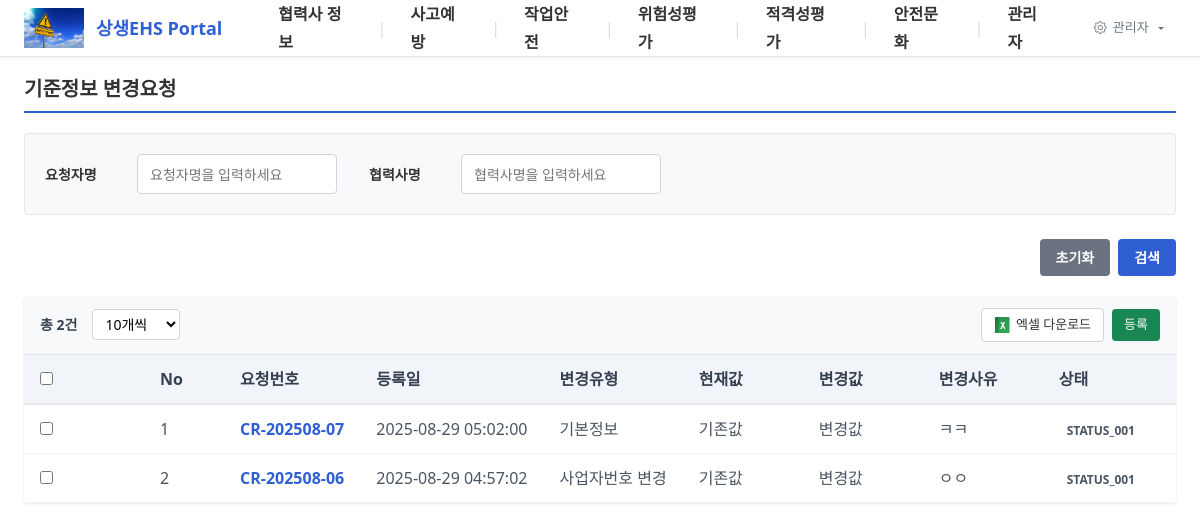
/partner-change-request, run on the app's committed database.
### tables this page shows
CREATE TABLE partner_change_requests (
                id INTEGER PRIMARY KEY AUTOINCREMENT,
                request_number TEXT UNIQUE,
                requester_name TEXT NOT NULL,
                requester_department TEXT NOT NULL,
                company_name TEXT NOT NULL,
                business_number TEXT NOT NULL,
                change_type TEXT NOT NULL,
                current_value TEXT NOT NULL,
                new_value TEXT NOT NULL,
                change_reason TEXT NOT NULL,
                status TEXT DEFAULT 'pending',
                created_at TIMESTAMP DEFAULT CURRENT_TIMESTAMP,
                updated_at TIMESTAMP DEFAULT CURRENT_TIMESTAMP
            , is_deleted INTEGER DEFAULT 0, custom_data TEXT);

CREATE TABLE dropdown_option_codes_v2 (
            id INTEGER PRIMARY KEY AUTOINCREMENT,
            board_type TEXT NOT NULL,
            column_key TEXT NOT NULL,
            option_code TEXT NOT NULL,
            option_value TEXT NOT NULL,
            display_order INTEGER DEFAULT 0,
            is_active INTEGER DEFAULT 1,
            created_at TIMESTAMP DEFAULT CURRENT_TIMESTAMP,
            updated_at TIMESTAMP DEFAULT CURRENT_TIMESTAMP,
            created_by TEXT,
            updated_by TEXT,
            UNIQUE(board_type, column_key, option_code)
        );

### app.py (the view)
@app.route("/partner-change-request")
def partner_change_request_route():
    return partner_change_request()

### app.py (called while the page is built, shortened)
def get_db_connection(timeout=10.0):
    conn = sqlite3.connect(db_config.local_db_path, timeout=timeout)
    cursor = conn.cursor()
    cursor.execute("PRAGMA journal_mode=WAL")
    cursor.execute("PRAGMA busy_timeout=5000")
    cursor.execute("PRAGMA synchronous=NORMAL")
    return conn

def init_sample_data():
    conn = partner_manager.db_config.get_sqlite_connection()
    cursor = conn.cursor()
    try:
        cursor.execute("SELECT COUNT(*) FROM partners_cache")
        count = cursor.fetchone()[0]
        cursor.execute("PRAGMA table_info(partners_cache)")
        columns = [col[1] for col in cursor.fetchall()]
        if count > 0:
            conn.close()
            return
    except Exception as e:
        logging.warning(f"데이터 확인 중 오류: {e}")

@app.before_request
def before_request():
    if request.path != '/data-recovery':
        init_db()

@app.after_request
def add_header(response):
    response.headers['Cache-Control'] = 'no-cache, no-store, must-revalidate'
    response.headers['Pragma'] = 'no-cache'
    response.headers['Expires'] = '0'
    return response

### board_services.py (called while the page is built)
    def list(self, column_key: str) -> List[Dict]:
        conn = get_db_connection(self.db_path)
        conn.row_factory = sqlite3.Row
        codes = conn.execute("""
            SELECT * FROM dropdown_option_codes_v2
            WHERE board_type = ? AND column_key = ? AND is_active = 1
            ORDER BY display_order
        """, (self.board_type, column_key)).fetchall()
        if not codes:
            codes = conn.execute("""
                SELECT * FROM dropdown_option_codes
                WHERE column_key = ? AND is_active = 1
                ORDER BY display_order
            """, (column_key,)).fetchall()
        conn.close()
        return [dict(code) for code in codes]

### database_config.py (called while the page is built)
def execute_SQL(query):
    if not IQADB_AVAILABLE:
        raise Exception("IQADB_CONNECT310 모듈을 사용할 수 없습니다.")
    conn = iqadb1()
    try:
        with conn.cursor() as cur:
            cur.execute(query)
            data = cur.fetchall()
            col_names = [desc[0] for desc in cur.description]
            df = pd.DataFrame(data, columns=col_names)
            return df
    except Exception as e:
        print(f"[ERROR] execute_SQL 실행 중 오류: {e}")
        traceback.print_exc()
        raise e
    finally:
        conn.close()

    def get_sqlite_connection(self):
        return sqlite3.connect(self.local_db_path)

### templates/partner-change-request.html (shortened to what this page needs)
{% extends "base.html" %}
{% from 'includes/table_controls.html' import render_table_controls %}
{% from 'includes/search_controls.html' import render_search_section, render_search_buttons %}
{% block content %}
<div class="page-header">
    <h2 class="page-title">기준정보 변경요청</h2>
</div>
<div class="search-section">
    <form method="GET" class="search-form">
        <div class="search-fields">
            <div class="search-group">
                <label>요청자명</label>
                <input type="text" name="requester_name" value="{{ request.args.get('requester_name', '') }}" placeholder="요청자명을 입력하세요">
            </div>
            <div class="search-group">
                <label>협력사명</label>
                <input type="text" name="company_name" value="{{ request.args.get('company_name', '') }}" placeholder="협력사명을 입력하세요">
            </div>
        </div>
    </form>
</div>
<div class="search-buttons-section">
    {{ render_search_buttons() }}
</div>
<div class="table-section">
    {{ render_table_controls(total_count, show_excel=True, show_register=True) }}
    <div class="table-wrapper">
        <table class="data-table">
            <thead>
                <tr>
                    <th style="width: 40px;"><input type="checkbox" id="selectAll" onchange="toggleSelectAll()"></th>
                    <th class="fixed-col">No</th>
                    <th>요청번호</th>
                    <th>등록일</th>
                    <th>변경유형</th>
                    <th>현재값</th>
                    <th>변경값</th>
                    <th>변경사유</th>
                    <th>상태</th>
                    <th>의뢰인</th>
                </tr>
            </thead>
            <tbody>
                {% for item in change_requests %}
                <tr>
                    <td style="width: 40px;">
                        <input type="checkbox" class="request-checkbox" value="{{ item.id }}" onchange="updateDeleteButton()">
                    </td>
                    <td class="fixed-col" style="width: 60px;">
                        {{ item.no }}
                    </td>
                    <td>
                        <a href="javascript:void(0)" class="company-link" onclick="openChangeRequestModal('{{ item.id }}')">
                            {% if item.request_number %}
                                {{ item.request_number }}
                            {% else %}
                                CR-{{ item.id or '-' }}
                            {% endif %}
                        </a>
                    </td>
                    <td>{{ item.created_at or '-' }}</td>
                    <td>{{ item.change_type_label or item.change_type or '-' }}</td>
                    <td>{{ item.current_value or '-' }}</td>
                    <td>{{ item.new_value or '-' }}</td>
                    <td>{{ item.change_reason or '-' }}</td>
                    <td>
                        <span class="status-badge status-{{ item.status }}">
                            {{ item.status_label or item.status or '-' }}
                        </span>
                    </td>
                    <td>{{ item.requester_name or '-' }}</td>
                </tr>
                {% else %}
                <tr>
                    <td colspan="11" class="no-data">검색 결과가 없습니다.</td>
                </tr>
                {% endfor %}
            </tbody>
        </table>
    </div>
</div>
{% endblock %}

### templates/base.html (style rules this page uses)
html, body { overflow-x: hidden; width: 100%; max-width: 100vw; }

### templates/partner-change-request.html (style rules this page uses)
.page-header { background: #fff; margin-bottom: 20px; padding-bottom: 10px; border-bottom: 2px solid #2f5fd3; }
.page-title { color: #333; font-size: 20px; font-weight: 700; margin: 0; }
.search-section { background: #f8f9fa; padding: 20px; margin-bottom: 20px; border-radius: 4px; border: 1px solid #e5e7eb; }
.search-form { width: 100%; }
.search-fields { display: flex; gap: 32px; flex-wrap: wrap; }
.search-group { display: flex; align-items: center; gap: 12px; flex: 0 0 auto; }
.search-group label { font-weight: 600; color: #333; font-size: 14px; white-space: nowrap; width: 80px; flex-shrink: 0; text-align: left; }
.search-group input[type="text"], .search-group input[type="date"], .search-group input[type="number"] { height: 40px; border: 1px solid #d1d5db; border-radius: 4px; font-size: 14px; box-sizing: border-box; width: 200px; padding: 0 12px; }
.search-buttons-section { margin-bottom: 20px; padding: 0; }
.table-section { background: white; border-radius: 4px; overflow: hidden; box-shadow: 0 1px 3px rgba(0, 0, 0, 0.1); }
.table-wrapper { overflow-x: auto; max-height: 70vh; position: relative; }
.data-table { width: 100%; border-collapse: collapse; background: white; min-width: 1200px; }
.data-table th { background: #f8f9fa; color: #333; font-weight: 600; text-align: left; padding: 12px 8px; border-bottom: 2px solid #e5e7eb; position: sticky; top: 0; z-index: 10; white-space: nowrap; }
.data-table td { padding: 12px 8px; border-bottom: 1px solid #f1f3f4; color: #333; word-wrap: break-word; }
.fixed-col { position: sticky; left: 0; background: white; z-index: 5; box-shadow: 2px 0 4px rgba(0, 0, 0, 0.1); min-width: 150px; }
.data-table th.fixed-col { z-index: 15; background: #f8f9fa; }
.company-link { color: #2f5fd3; text-decoration: none; font-weight: 500; }
.status-badge { padding: 4px 8px; border-radius: 12px; font-size: 12px; font-weight: 600; white-space: nowrap; }
.page-header { margin-bottom: 20px; padding-bottom: 10px; border-bottom: 2px solid #2f5fd3; }
.page-title { font-size: 20px; font-weight: 700; color: #333; margin: 0; }
.search-group input[type="text"], .search-group input[type="number"], .filter-select input[type="text"] { height: 40px; border: 1px solid #d1d5db; border-radius: 4px; font-size: 14px; box-sizing: border-box; }
.search-group input[type="text"]:not(.filter-select input) { width: 200px; padding: 0 12px; }
.search-buttons-section { margin-bottom: 20px; }
.table-section { background: white; border-radius: 4px; overflow: hidden; box-shadow: 0 1px 3px rgba(0,0,0,0.1); }
.table-wrapper { overflow-x: auto; position: relative; }
.data-table { width: max-content; min-width: 100%; border-collapse: collapse; }
.data-table th { background: #f1f5f9; padding: 12px 16px; text-align: left; font-weight: 600; color: #374151; border-bottom: 2px solid #e5e7eb; white-space: nowrap; min-width: 120px; }
.data-table th.fixed-col { position: sticky; left: 0; z-index: 2; background: #f1f5f9; box-shadow: 2px 0 4px rgba(0,0,0,0.05); min-width: 80px; width: 80px; }
.data-table td { padding: 12px 16px; border-bottom: 1px solid #f1f5f9; color: #4b5563; white-space: nowrap; min-width: 120px; }
.data-table td.fixed-col { position: sticky; left: 0; z-index: 1; background: white; box-shadow: 2px 0 4px rgba(0,0,0,0.05); min-width: 80px; width: 80px; }
.company-link { color: #2f5fd3; text-decoration: none; font-weight: 600; }

### data on the page
partner_change_requests: request_number "CR-202508-07", created_at "2025-08-29 05:02:00", change_type "기본정보", current_value "기존값", new_value "변경값", change_reason "ㅋㅋ", status "STATUS_001"
partner_change_requests: request_number "CR-202508-06", created_at "2025-08-29 04:57:02", current_value "기존값", new_value "변경값", change_reason "ㅇㅇ", status "STATUS_001"
dropdown_option_codes_v2: option_value "사업자번호 변경"

### other printed values
{{ m.title }} "협력사 정보" "사고예방" "작업안전" "위험성평가" "적격성평가" "안전문화" "관리자"
{{ total_count }} "2"
{{ item.no }} "1" "2"
